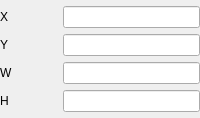
               <widget class="QFrame" name="frame_15">
                <property name="sizePolicy">
                 <sizepolicy hsizetype="Preferred" vsizetype="Preferred">
                  <horstretch>0</horstretch>
                  <verstretch>0</verstretch>
                 </sizepolicy>
                </property>
                <property name="frameShape">
                 <enum>QFrame::Shape::NoFrame</enum>
                </property>
                <property name="frameShadow">
                 <enum>QFrame::Shadow::Raised</enum>
                </property>
                <layout class="QVBoxLayout" name="verticalLayout_12">
                 <property name="leftMargin">
                  <number>0</number>
                 </property>
                 <property name="topMargin">
                  <number>6</number>
                 </property>
                 <property name="rightMargin">
                  <number>0</number>
                 </property>
                 <property name="bottomMargin">
                  <number>6</number>
                 </property>
                 <item>
                  <widget class="QFrame" name="frame_25">
                   <property name="frameShape">
                    <enum>QFrame::Shape::NoFrame</enum>
                   </property>
                   <property name="frameShadow">
                    <enum>QFrame::Shadow::Raised</enum>
                   </property>
                   <layout class="QHBoxLayout" name="horizontalLayout_17">
                    <property name="leftMargin">
                     <number>0</number>
                    </property>
                    <property name="topMargin">
                     <number>0</number>
                    </property>
                    <property name="rightMargin">
                     <number>0</number>
                    </property>
                    <property name="bottomMargin">
                     <number>0</number>
                    </property>
                    <item>
                     <widget class="QLabel" name="label_17">
                      <property name="minimumSize">
                       <size>
                        <width>57</width>
                        <height>0</height>
                       </size>
                      </property>
                      <property name="text">
                       <string>X</string>
                      </property>
                     </widget>
                    </item>
                    <item>
                     <widget class="QLineEdit" name="lineEdit_7">
                      <property name="text">
                       <string/>
                      </property>
                     </widget>
                    </item>
                   </layout>
                  </widget>
                 </item>
                 <item>
                  <widget class="QFrame" name="frame_24">
                   <property name="frameShape">
                    <enum>QFrame::Shape::NoFrame</enum>
                   </property>
                   <property name="frameShadow">
                    <enum>QFrame::Shadow::Raised</enum>
                   </property>
                   <layout class="QHBoxLayout" name="horizontalLayout_16">
                    <property name="leftMargin">
                     <number>0</number>
                    </property>
                    <property name="topMargin">
                     <number>0</number>
                    </property>
                    <property name="rightMargin">
                     <number>0</number>
                    </property>
                    <property name="bottomMargin">
                     <number>0</number>
                    </property>
                    <item>
                     <widget class="QLabel" name="label_13">
                      <property name="minimumSize">
                       <size>
                        <width>57</width>
                        <height>0</height>
                       </size>
                      </property>
                      <property name="text">
                       <string>Y</string>
                      </property>
                     </widget>
                    </item>
                    <item>
                     <widget class="QLineEdit" name="lineEdit_6">
                      <property name="text">
                       <string/>
                      </property>
                     </widget>
                    </item>
                   </layout>
                  </widget>
                 </item>
                 <item>
                  <widget class="QFrame" name="frame_23">
                   <property name="frameShape">
                    <enum>QFrame::Shape::NoFrame</enum>
                   </property>
                   <property name="frameShadow">
                    <enum>QFrame::Shadow::Raised</enum>
                   </property>
                   <layout class="QHBoxLayout" name="horizontalLayout_15">
                    <property name="leftMargin">
                     <number>0</number>
                    </property>
                    <property name="topMargin">
                     <number>0</number>
                    </property>
                    <property name="rightMargin">
                     <number>0</number>
                    </property>
                    <property name="bottomMargin">
                     <number>0</number>
                    </property>
                    <item>
                     <widget class="QLabel" name="label_16">
                      <property name="minimumSize">
                       <size>
                        <width>57</width>
                        <height>0</height>
                       </size>
                      </property>
                      <property name="text">
                       <string>W</string>
                      </property>
                     </widget>
                    </item>
                    <item>
                     <widget class="QLineEdit" name="lineEdit_5">
                      <property name="text">
                       <string/>
                      </property>
                     </widget>
                    </item>
                   </layout>
                  </widget>
                 </item>
                 <item>
                  <widget class="QFrame" name="frame_19">
                   <property name="frameShape">
                    <enum>QFrame::Shape::NoFrame</enum>
                   </property>
                   <property name="frameShadow">
                    <enum>QFrame::Shadow::Raised</enum>
                   </property>
                   <layout class="QHBoxLayout" name="horizontalLayout_12">
                    <property name="leftMargin">
                     <number>0</number>
                    </property>
                    <property name="topMargin">
                     <number>0</number>
                    </property>
                    <property name="rightMargin">
                     <number>0</number>
                    </property>
                    <property name="bottomMargin">
                     <number>0</number>
                    </property>
                    <item>
                     <widget class="QLabel" name="label_12">
                      <property name="minimumSize">
                       <size>
                        <width>57</width>
                        <height>0</height>
                       </size>
                      </property>
                      <property name="text">
                       <string>H</string>
                      </property>
                     </widget>
                    </item>
                    <item>
                     <widget class="QLineEdit" name="lineEdit_3">
                      <property name="text">
                       <string/>
                      </property>
                     </widget>
                    </item>
                   </layout>
                  </widget>
                 </item>
                </layout>
               </widget>
